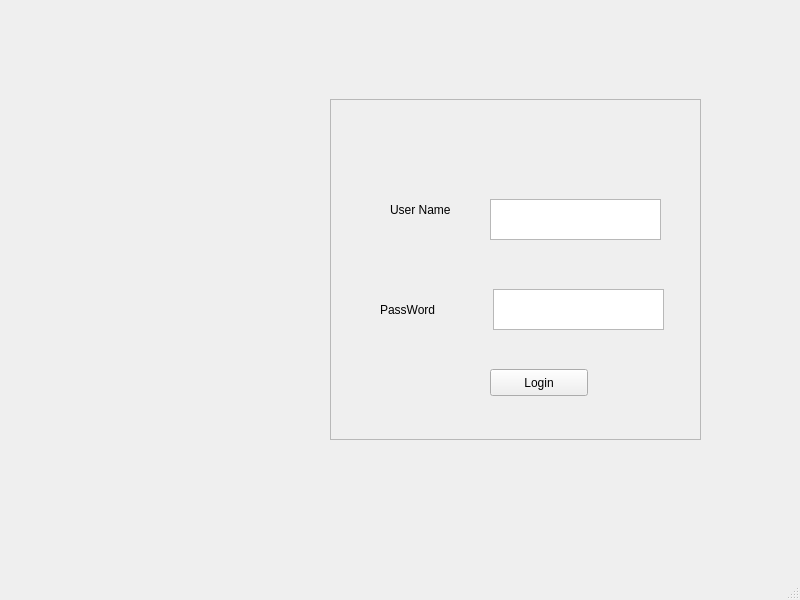
<?xml version="1.0" encoding="UTF-8"?>
<ui version="4.0">
 <class>MainWindow</class>
 <widget class="QMainWindow" name="MainWindow">
  <property name="geometry">
   <rect>
    <x>0</x>
    <y>0</y>
    <width>800</width>
    <height>600</height>
   </rect>
  </property>
  <property name="windowTitle">
   <string>MainWindow</string>
  </property>
  <widget class="QWidget" name="centralwidget">
   <widget class="QFrame" name="admin">
    <property name="geometry">
     <rect>
      <x>330</x>
      <y>99</y>
      <width>371</width>
      <height>341</height>
     </rect>
    </property>
    <property name="frameShape">
     <enum>QFrame::StyledPanel</enum>
    </property>
    <property name="frameShadow">
     <enum>QFrame::Raised</enum>
    </property>
    <widget class="QLabel" name="label">
     <property name="geometry">
      <rect>
       <x>60</x>
       <y>90</y>
       <width>81</width>
       <height>41</height>
      </rect>
     </property>
     <property name="text">
      <string>User Name</string>
     </property>
    </widget>
    <widget class="QTextEdit" name="adminname">
     <property name="geometry">
      <rect>
       <x>160</x>
       <y>100</y>
       <width>171</width>
       <height>41</height>
      </rect>
     </property>
     <property name="documentTitle">
      <string/>
     </property>
    </widget>
    <widget class="QLabel" name="label_2">
     <property name="geometry">
      <rect>
       <x>50</x>
       <y>190</y>
       <width>81</width>
       <height>41</height>
      </rect>
     </property>
     <property name="text">
      <string>PassWord</string>
     </property>
    </widget>
    <widget class="QTextEdit" name="textEdit">
     <property name="geometry">
      <rect>
       <x>163</x>
       <y>190</y>
       <width>171</width>
       <height>41</height>
      </rect>
     </property>
    </widget>
    <widget class="QPushButton" name="pushButton">
     <property name="geometry">
      <rect>
       <x>160</x>
       <y>270</y>
       <width>98</width>
       <height>27</height>
      </rect>
     </property>
     <property name="text">
      <string>Login</string>
     </property>
    </widget>
   </widget>
  </widget>
  <widget class="QMenuBar" name="menubar">
   <property name="geometry">
    <rect>
     <x>0</x>
     <y>0</y>
     <width>800</width>
     <height>25</height>
    </rect>
   </property>
  </widget>
  <widget class="QStatusBar" name="statusbar"/>
 </widget>
 <resources/>
 <connections/>
</ui>
